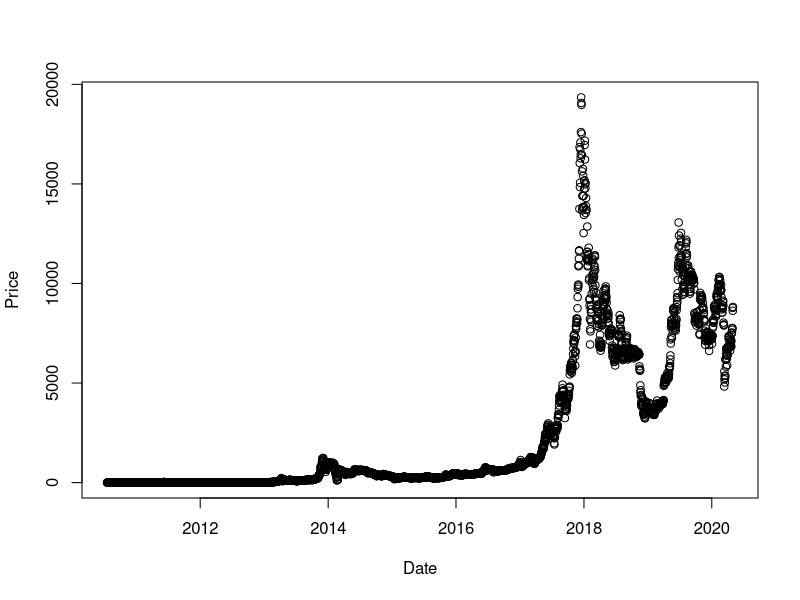
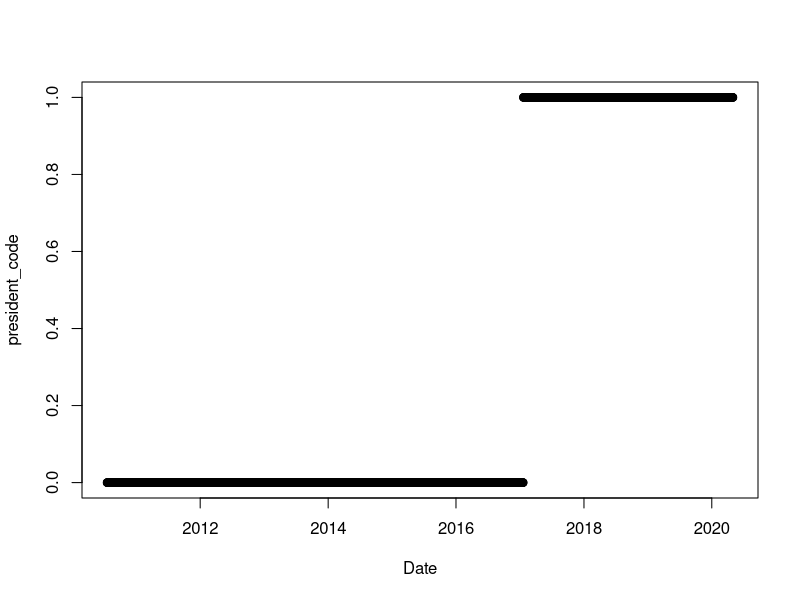
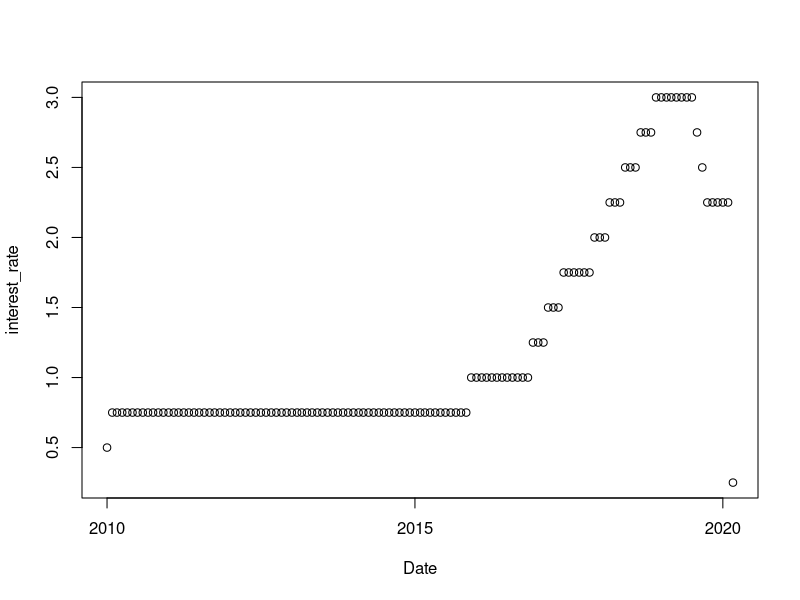
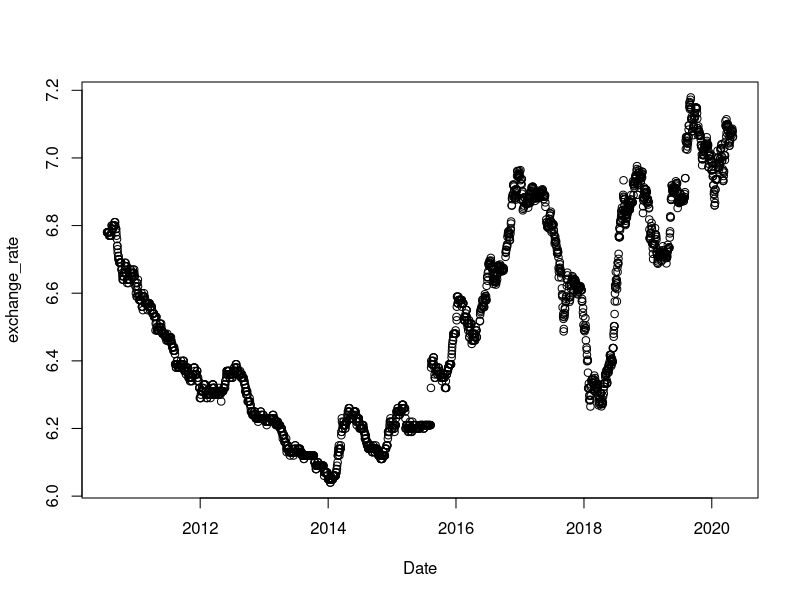
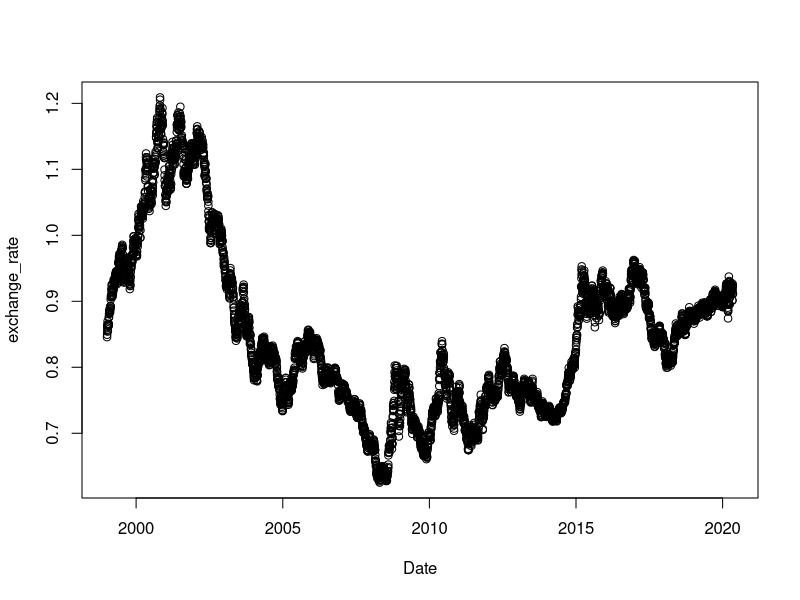
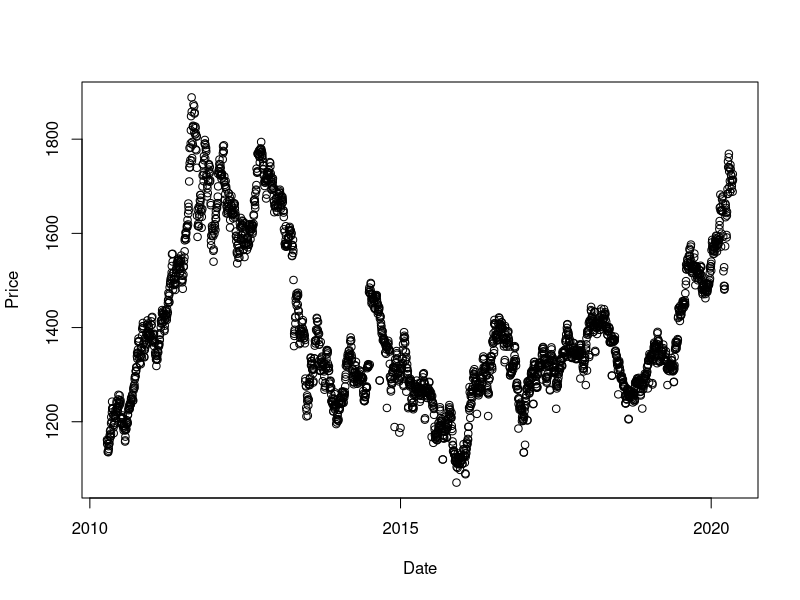
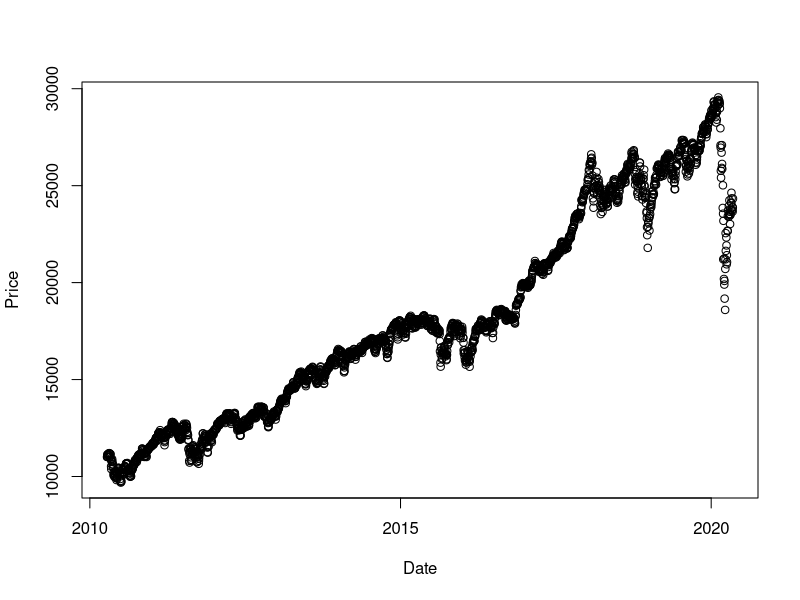
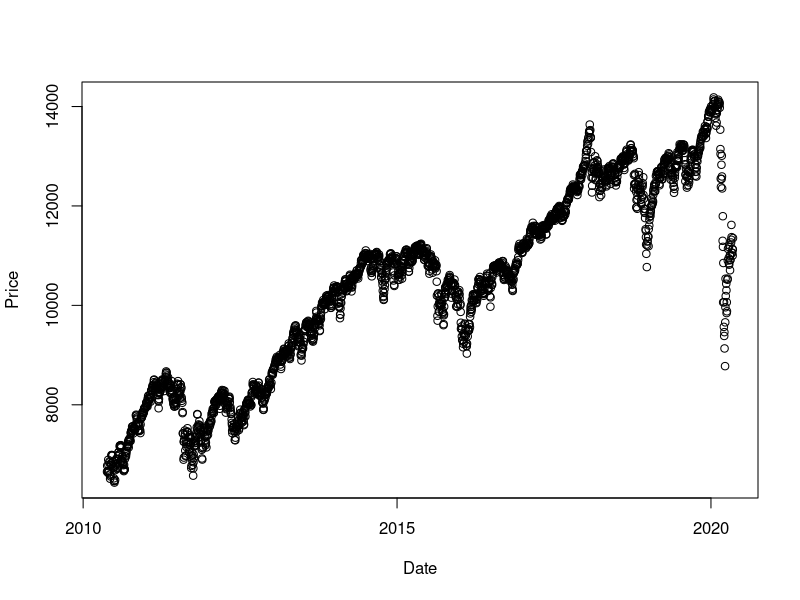

Reproduce these figures in R, in order.
## ---- chunk 1
options(scipen = 1, digits = 4, width = 80)
library(knitr)
opts_chunk$set(cache = TRUE, autodep = TRUE)
## ---- chunk 2
# install necessary packages
# install.packages("readxl")
# install.packages("sqldf")
## ---- chunk 3
library(readr)
library("readxl")
library(sqldf)
library(glue)
options(digits=6)
## ---- chunk 4
# price of bitcoin
Bitcoin <- read_csv("Bitcoin Historical Data - Investing.com.csv")
Bitcoin$Date = as.Date(Bitcoin$Date, format="%b %d, %Y")
Bitcoin$month <- strftime(Bitcoin$Date, "%m")
Bitcoin$year <- strftime(Bitcoin$Date, "%Y")
plot(Price ~ Date, data=Bitcoin)
## ---- chunk 5
President <- read_csv("President.csv")
President$Date = as.Date(President$Date, format="%b %d, %Y")
plot(president_code ~ Date, data=President)
## ---- chunk 6
The_interest_rate_for_the_United_States<- read_csv("The interest rate for the United States, from 2010 - 2020.csv")
The_interest_rate_for_the_United_States$month <- strftime(The_interest_rate_for_the_United_States$Date, "%m")
The_interest_rate_for_the_United_States$year <- strftime(The_interest_rate_for_the_United_States$Date, "%Y")
plot(interest_rate ~ Date, data=The_interest_rate_for_the_United_States)
## ---- chunk 7
US_dollar_yuan_exchange_rate <- read_csv("US dollar-yuan exchange rate.csv")
US_dollar_yuan_exchange_rate$Date = as.Date(US_dollar_yuan_exchange_rate$Date, format="%m/%d/%y")
plot(exchange_rate ~ Date, data = US_dollar_yuan_exchange_rate)

Euro_to_US_exchange_rate <- read_csv("euro-dollar-exchange-rate-historical-chart.csv")
Euro_to_US_exchange_rate$Date = as.Date(Euro_to_US_exchange_rate$Date, format="%m/%d/%y")
Euro_to_US_exchange_rate$exchange_rate = 1/Euro_to_US_exchange_rate$exchange_rate
plot(exchange_rate  ~ Date, data = Euro_to_US_exchange_rate)
## ---- chunk 8
Gold <- read_csv("Gold Futures Historical Data.csv")
Gold$Date = as.Date(Gold$Date, format="%b %d, %Y")
plot(Price ~ Date, data=Gold)
## ---- chunk 9
Dow_Jones_Industrial_Average <- read_csv("Dow Jones Industrial Average Historical Data.csv")
Dow_Jones_Industrial_Average$Date = as.Date(Dow_Jones_Industrial_Average$Date, format="%b %d, %Y")
plot(Price ~ Date, data=Dow_Jones_Industrial_Average)
## ---- chunk 10
NYSE_Composite_Index <- read_csv("NYSE Composite Historical Data.csv")
NYSE_Composite_Index$Date = as.Date(NYSE_Composite_Index$Date, format="%b %d, %Y")
plot(Price ~ Date, data=NYSE_Composite_Index)
## ---- chunk 11
Apple_Inc_company_stock <- read_csv("AAPL Historical Data.csv")
Apple_Inc_company_stock$Date = as.Date(Apple_Inc_company_stock$Date, format="%b %d, %Y")
plot(Price ~ Date, data=Apple_Inc_company_stock)
## ---- chunk 12
WTI_oil_price <- read_csv("Crude Oil WTI Futures Historical Data.csv")
WTI_oil_price$Date = as.Date(WTI_oil_price$Date, format="%b %d, %Y")
# colnames(WTI_oil_price)[2] <- "WTI_oil_price"
plot(Price ~ Date, data=WTI_oil_price)

Brent_Oil_price <- read_csv("Brent Oil Futures Historical Data.csv")
Brent_Oil_price$Date = as.Date(Brent_Oil_price$Date, format="%b %d, %Y")
# colnames(Brent_Oil_price)[2] <- "Brent_oil_price"
plot(Price ~ Date, data=Brent_Oil_price)
## ---- chunk 13
# combine
# Reduce(function(...) merge(..., by="Date"), list(Brent_Oil_price, Crude_Oil_price, Apple_compact))
sql =  glue("
select Bitcoin.Date,
       Bitcoin.Price                as Bitcoin_price,
       exchange_China.exchange_rate as USD_Yuan_exchange_rate,
       exchange_Euro.exchange_rate  as USD_Euro_Exchange_Rate,
       DJIA.Price                   as DJIA_index,
       NYSE.Price                   as NYSE_index,
       Apple.Price                  as Apple_price,
       Brent_Oil_price.Price        as brent_oil_price,
       WTI_oil_price.Price          as WTI_oil_price,
       Gold.Price                   as Gold_price,
       President.president_code,
       interest.interest_rate,
       Bitcoin.month,
       Bitcoin.year
from Bitcoin
         left outer join US_dollar_yuan_exchange_rate as exchange_China
                         on exchange_China.Date = Bitcoin.Date
         left outer join Euro_to_US_exchange_rate as exchange_Euro
                         on exchange_Euro.Date = Bitcoin.Date
         left outer join Dow_Jones_Industrial_Average as DJIA
                         on DJIA.Date = Bitcoin.Date
         left outer join NYSE_Composite_Index as NYSE
                         on NYSE.Date = Bitcoin.Date
         left outer join Brent_Oil_price
                         on Brent_Oil_price.Date = Bitcoin.Date
         left outer join WTI_oil_price
                         on WTI_oil_price.Date = Bitcoin.Date
         left outer join Apple_Inc_company_stock as Apple
                         on Apple.Date = Bitcoin.Date
         left outer join President
                         on President.Date = Bitcoin.Date
         left outer join Gold
                         on Gold.Date = Bitcoin.Date
         left outer join The_interest_rate_for_the_United_States as interest
                         on interest.month = Bitcoin.month
                             and interest.year = Bitcoin.year
where Bitcoin.Date between {c (1.0, as.Date('2010-09-01'))[2]} and {c (1.0, as.Date('2020-04-30'))[2]}
order by Bitcoin.Date desc")
combined_daily = sqldf(sql)
combined_daily

combined_weekdays = na.omit(combined_daily)
combined_monthly = sqldf("
select *
from combined_daily
where combined_daily.Date in
      (select max(combined_weekdays.Date)
       from combined_weekdays
       group by combined_weekdays.month, combined_weekdays.year)
")
combined_monthly
